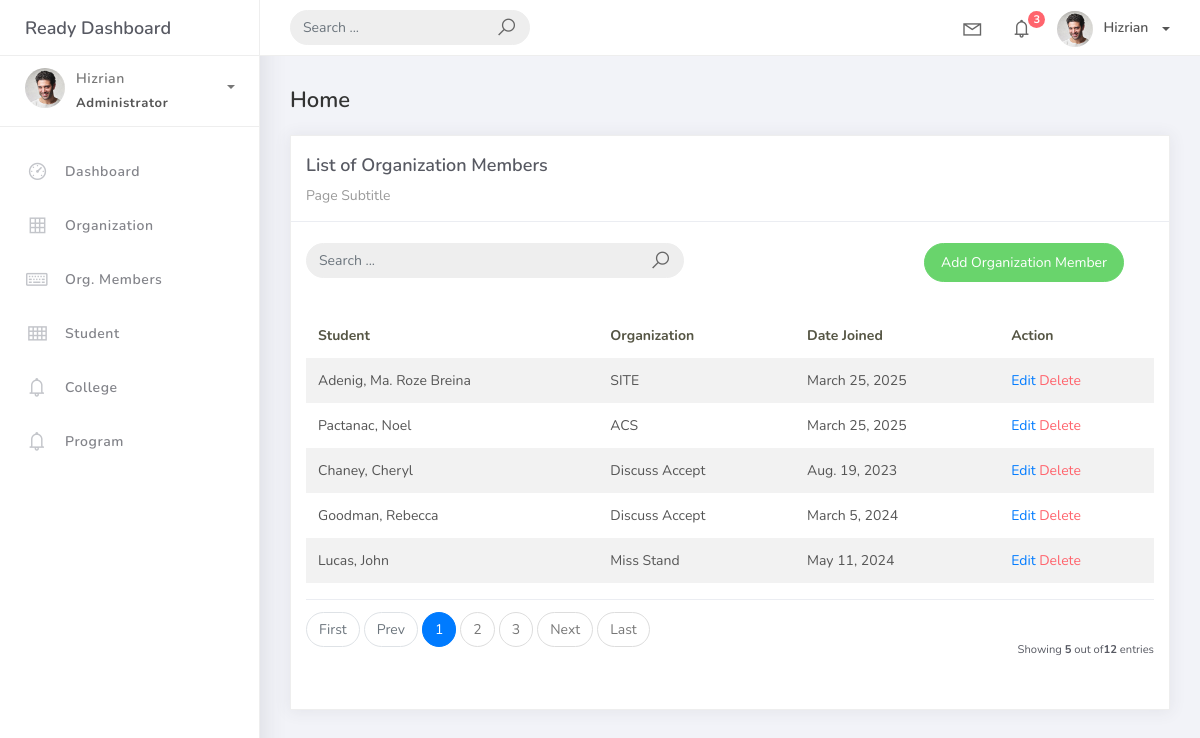
The page /orgmember_list on the database as committed earlier.
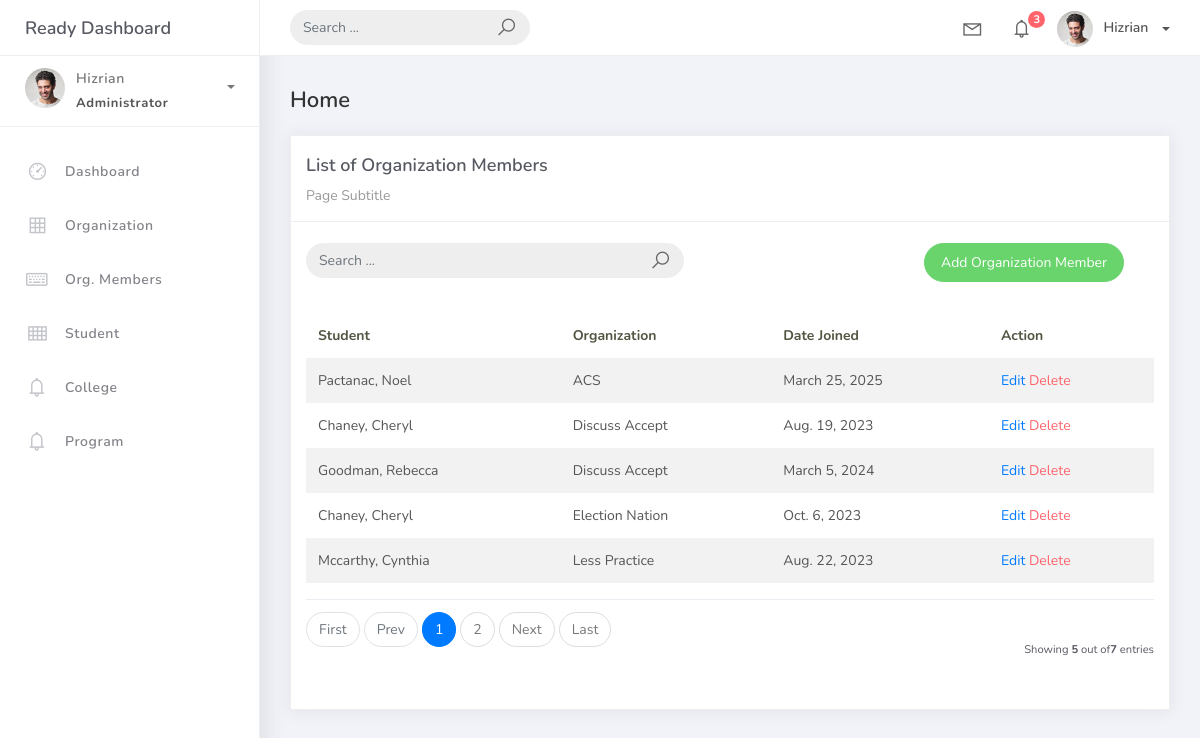
The same page on the database as committed later.
### studentorg/models.py (models this page shows)
class BaseModel(models.Model):
    created_at = models.DateTimeField(auto_now_add=True, db_index=True)
    updated_at = models.DateTimeField(auto_now=True)
    class Meta:
        abstract = True

class Orgmember(BaseModel):
    student = models.ForeignKey(Student, on_delete=models.CASCADE)
    Organization = models.ForeignKey(Organization, on_delete=models.CASCADE)
    date_joined = models.DateField()

class Student(BaseModel):
    student_id = models.CharField(max_length=15)
    lastname = models.CharField(max_length=25)
    firstname = models.CharField(max_length=25)
    middlename = models.CharField(max_length=25, blank=True,null=True)
    program = models.ForeignKey(Program, on_delete=models.CASCADE)
    def __str__(self):
        return f"{self.lastname}, {self.firstname}"

class Organization(BaseModel):
    name = models.CharField(max_length=150)
    college = models.ForeignKey(
        College, null=True, blank=True, on_delete=models.CASCADE)
    description = models. CharField(max_length=500)
    def __str__(self):
        return self.name

### studentorg/views.py (the view)
class OrgmemberList(ListView):
    model = Orgmember
    context_object_name = 'orgmember'
    template_name = 'orgmem_list.html'
    paginate_by = 5

### templates/orgmem_list.html (shortened to what this page needs)
{% extends 'base.html' %} {% load static %} {% block content %}
<div class="content">
<div class="container-fluid">
<h4 class="page-title">Home</h4>
<div class="row">
    <div class="col-md-12">
    <div class="card">
        <div class="card-header">
        <div class="card-title">List of Organization Members</div>
        <div class="card-category">Page Subtitle</div>
        </div>
        <br />
        <div class="col-md-12 row">
        <div class="col-md-6">
            <form
            class="navbar-left navbar-form nav-search mr-md-3" action="{% url 'orgmember-add' %}" method="post">
            <div class="input-group">
                <input
                type="text" placeholder="Search ... " class="form-control"/>
                <div class="input-group-append">
                <span class="input-group-text">
                    <i class="la la-search search-icon"></i>
                </span>
                </div>
            </div>
            </form>
        </div>
        <div class="col-md-6">
            <div class="pull-right">
            <a
                href="{% url 'orgmember-add' %}" class="btn btn-success btn-rounded" >Add Organization Member</a>
            </div>
        </div>
        </div>
        <div class="card-body">
        <table class="table table-striped mt-3">
            <thead>
            <tr>
                <th scope="col">Student</th>
                <th scope="col">Organization</th>
                <th scope="col">Date Joined</th>
                <th scope="col">Action</th>
            </tr>
            </thead>
            <tbody>
            {% for object in object_list %}
            <tr>
                <td>{{ object.student }}</td>
                <td>{{ object.Organization }}</td>
                <td>{{ object.date_joined }}</td>
                <td>
                <a href="orgmember_list/{{ object.id }}">Edit</a>
                <a href="orgmember_list/{{ object.id }}/delete" class="text-danger">Delete</a></td>
            </tr>
            {% endfor %}
            </tbody>
        </table>
        {% include 'includes/pagination.html' %}
        </div>
    </div>
    </div>
</div>
</div>
</div>
{% endblock %}

### templates/base.html (shortened to what this page needs)
{% load static %}
<!DOCTYPE html>
<html>
<head>
	<link rel="stylesheet" href="{% static 'css/bootstrap.min.css' %}">
	<link rel="stylesheet" href="{% static 'css/ready.css' %}">
	<link rel="stylesheet" href="{% static 'css/demo.css' %}">
</head>
<body>
	<div class="wrapper">
		<div class="main-header">
			<div class="logo-header">
				<a href="index.html" class="logo">
					Ready Dashboard
				</a>
			</div>
			<nav class="navbar navbar-header navbar-expand-lg">
				<div class="container-fluid">
					<form class="navbar-left navbar-form nav-search mr-md-3" action="">
						<div class="input-group">
							<input type="text" placeholder="Search ..." class="form-control">
							<div class="input-group-append">
								<span class="input-group-text">
									<i class="la la-search search-icon"></i>
								</span>
							</div>
						</div>
					</form>
					<ul class="navbar-nav topbar-nav ml-md-auto align-items-center">
						<li class="nav-item dropdown hidden-caret">
							<a class="nav-link dropdown-toggle" href="#" id="navbarDropdown" role="button" data-toggle="dropdown" aria-haspopup="true" aria-expanded="false">
								<i class="la la-envelope"></i>
							</a>
						</li>
						<li class="nav-item dropdown hidden-caret">
							<a class="nav-link dropdown-toggle" href="#" id="navbarDropdown" role="button" data-toggle="dropdown" aria-haspopup="true" aria-expanded="false">
								<i class="la la-bell"></i>
								<span class="notification">3</span>
							</a>
						</li>
						<li class="nav-item dropdown">
							<a class="dropdown-toggle profile-pic" data-toggle="dropdown" href="#" aria-expanded="false"> <img src="{% static 'img/profile.jpg' %}" alt="user-img" width="36" class="img-circle"><span >Hizrian</span></span> </a>
							</li>
						</ul>
					</div>
				</nav>
			</div>
			<div class="sidebar">
				<div class="scrollbar-inner sidebar-wrapper">
					<div class="user">
						<div class="photo">
							<img src="{% static 'assets/img/profile.jpg' %}">
						</div>
						<div class="info">
							<a class="" data-toggle="collapse" href="#collapseExample" aria-expanded="true">
								<span>
									Hizrian
									<span class="user-level">Administrator</span>
									<span class="caret"></span>
								</span>
							</a>
						</div>
					</div>
					<ul class="nav">
						<li class="nav-item">
							<a href="index.html">
								<i class="la la-dashboard"></i>
								<p>Dashboard</p>
							</a>
						</li>
						<li class="nav-item">
							<a href="{% url 'organization-list' %}">
								<i class="la la-table"></i>
								<p>Organization</p>
							</a>
						</li>
						<li class="nav-item">
							<a href="{% url 'orgmember-list' %}">
								<i class="la la-keyboard-o"></i>
								<p>Org. Members</p>
							</a>
						</li>
						<li class="nav-item">
							<a href="{% url 'student-list' %}">
								<i class="la la-th"></i>
								<p>Student</p>
							</a>
						</li>
						<li class="nav-item">
							<a href="{% url 'college-list' %}">
								<i class="la la-bell"></i>
								<p>College</p>
							</a>
						</li>
						<li class="nav-item">
							<a href="{% url 'program-list' %}">
								<i class="la la-bell"></i>
								<p>Program</p>
							</a>
						</li>
					</ul>
				</div>
			</div>
			<div class="main-panel">
				{% block content %}
				{% endblock %}
			</div>
		</div>
</body>
</html>

### templates/includes/pagination.html (shortened to what this page needs)
{% if is_paginated %}
<div class="card-footer px-0 border-0 d-flex flex-column flex-lg-row align-items-center justify-content-between mt-3">
    <nav aria-label="Topics pagination" class="mb-4">
        <ul class="pagination">
            {% if page_obj.number > 1 %}
            <li class="page-item">
                <a class="page-link" href="?page=1">First</a>
            </li>
            {% else %}
            <li class="page-item disabled">
                <span class="page-link">First</span>
            </li>
            {% endif %}
            {% if page_obj.has_previous %}
            <li class="page-item">
                <a class="page-link" href="?page={{ page_obj.previous_page_number }}">Prev</a>
            </li>
            {% else %}
            <li class="page-item disabled">
                <span class="page-link">Prev</span>
            </li>
            {% endif %}
            {% for page_num in paginator.page_range %}
            {% if page_obj.number == page_num %}
            <li class="page-item active">
                <span class="page-link">
                    {{ page_num }}
                </span>
            </li>
            {% elif page_num > page_obj.number|add:'-3' and page_num < page_obj.number|add:'3' %}
            <li class="page-item">
                <a class="page-link" href="?page={{ page_num }}">{{ page_num }}</a>
            </li>
            {% endif %}
            {% endfor %}
            {% if page_obj.has_next %}
            <li class="page-item">
                <a class="page-link" href="?page={{ page_obj.next_page_number }}">Next</a>
            </li>
            {% else %}
            <li class="page-item disabled">
                <span class="page-link">Next</span>
            </li>
            {% endif %}
            {% if page_obj.number != paginator.num_pages %}
            <li class="page-item">
                <a class="page-link" href="?page={{ paginator.num_pages }}">Last</a>
            </li>
            {% else %}
            <li class="page-item disabled">
                <span class="page-link">Last</span>
            </li>
            {% endif %}
        </ul>
    </nav>
<div class="fw-normal small mt-4 mt-lg-0">Showing <b>{{ object_list.count }}</b> out of<b>{{ paginator.count }}</b> entries</div>
</div>
{% endif %}

Rows that differ between the two databases and show on the page:
removed Orgmember: student "Adenig, Ma. Roze Breina", Organization "SITE", date_joined "March 25, 2025"
removed Orgmember: student "Lucas, John", Organization "Miss Stand", date_joined "May 11, 2024"
now on this page (row unchanged): Orgmember: student "Chaney, Cheryl", Organization "Election Nation", date_joined "Oct. 6, 2023"
now on this page (row unchanged): Orgmember: student "Mccarthy, Cynthia", Organization "Less Practice", date_joined "Aug. 22, 2023"
Other text that changed with them:
{{ paginator.count }}: "12" → "7"
list line gone: "3"
